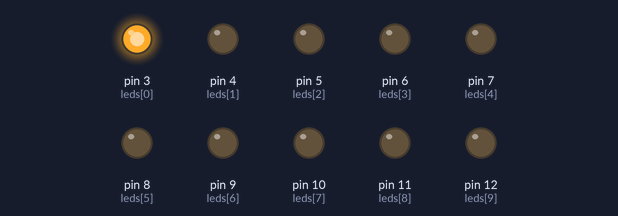
This sketch was run on a simulated Arduino Uno, built with avr-gcc and run on an emulated ATmega328P. Parts: output pins drawn as LEDs (lit = HIGH).

Above: at 0.2 s.
At 0.7 s:
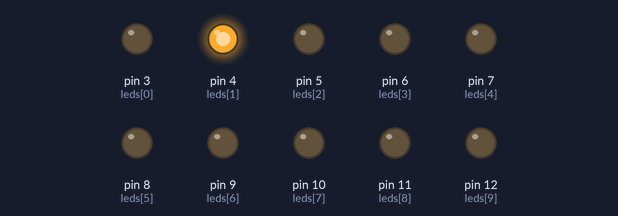
At 1.7 s:
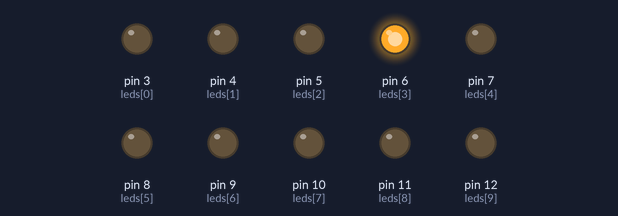
At 3.2 s:
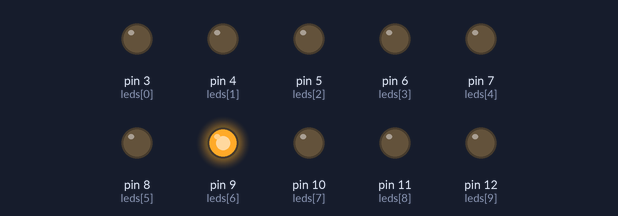
At 4.7 s:
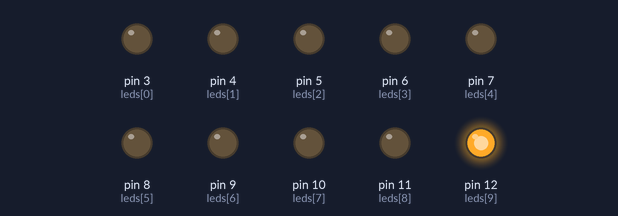
At 6.2 s:
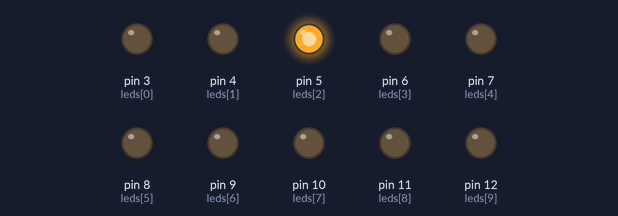
Timing chart, 0 to 6.5 s (numbered marks = the images above):
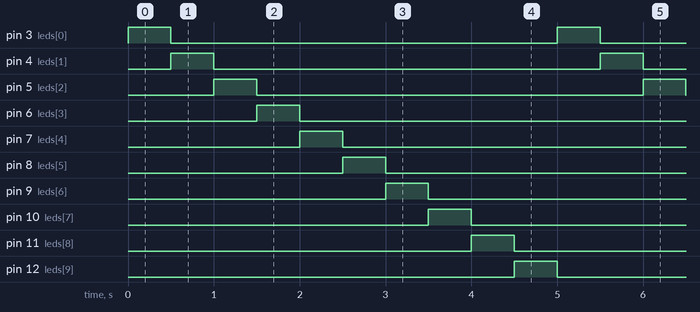

The sketch:

bargraphe.ino
```cpp
const int leds[] = {3, 4, 5, 6, 7, 8, 9, 10, 11, 12};

void setup()
{
  for (int i = 0; i < 10; i++) {
    pinMode(leds[i], OUTPUT);
    digitalWrite(leds[i], LOW);
  }

}

void loop(){
  for (int i = 0; i < 10; i++) {
    digitalWrite(leds[i], HIGH);
    delay(500);
    digitalWrite(leds[i], LOW);
  }
}
```

Measured:
- by itself, pin 3 (leds[0]), pin 4 (leds[1]), pin 5 (leds[2]), pin 6 (leds[3]), pin 7 (leds[4]), pin 8 (leds[5]), pin 9 (leds[6]), pin 10 (leds[7]), pin 11 (leds[8]), pin 12 (leds[9]): alternates HIGH for 0.50 s and LOW for 4.5 s
- by itself, everything shown: repeats every 5.0 s, in 11 steps
